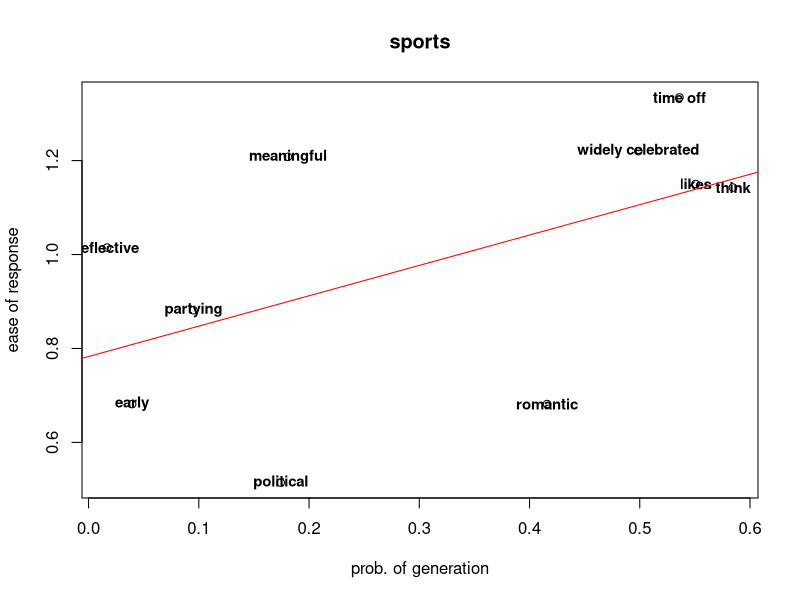

This figure's R source:
genCorr = abs(c(-0.016752173733000794, -0.03950684312667569, 0.09511255394503539, -0.17428491077383237, 0.18083577002258705, 0.5359626511977721, 0.5845506051005428, 0.5506060109052386, 0.4159679097116104, 0.4987269939170238))
combined = c(1.0148157841852952, 0.6815335632538537, 0.8813111155593616, 0.5143986164416299, 1.2079916046585866, 1.334540064277405, 1.142627128919521, 1.1502194194748625, 0.6816802157601393, 1.2200114841288323)
labelNames = c('reflective', 'early', 'partying', 'political', 'meaningful', 'time off', 'think', 'likes', 'romantic', 'widely celebrated')
plot(genCorr, combined, main = "sports",
     xlab = "prob. of generation", ylab = "ease of response")
text(genCorr, combined, labels=labelNames, cex=0.9, font=2)
abline(lm(combined~genCorr), col="red") # regression line (y~x)
